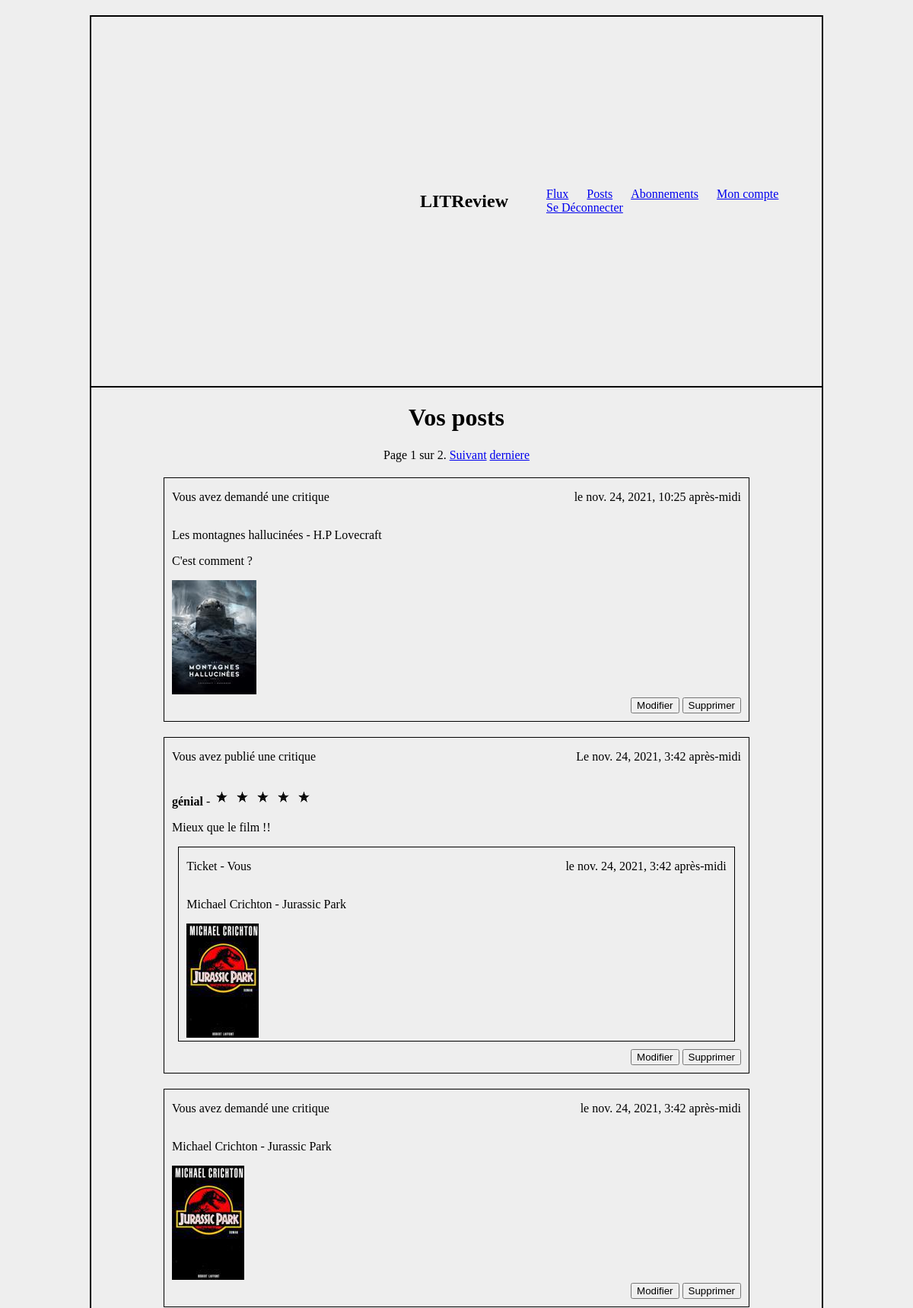
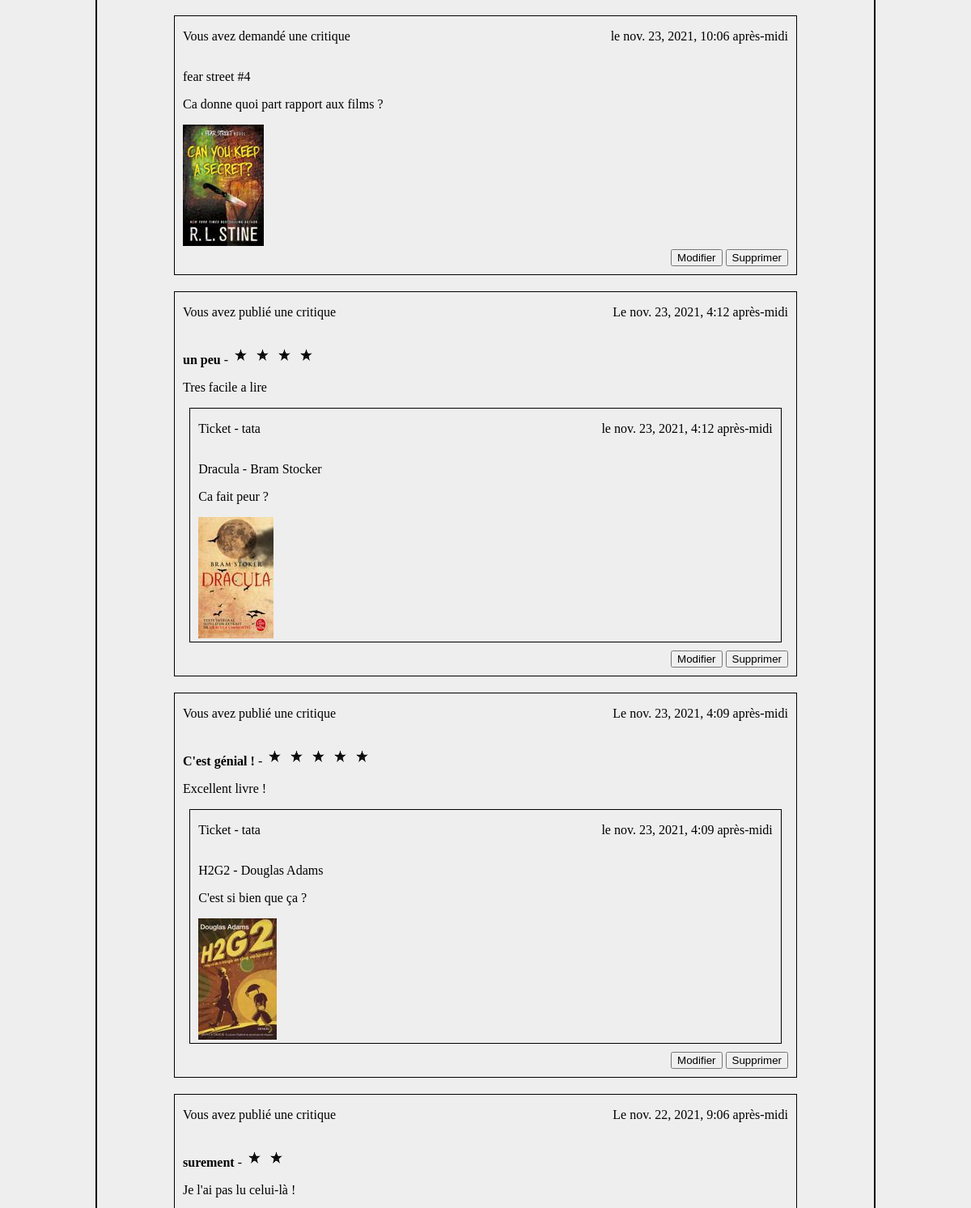
Screenshot of /posts/ (signed in, upper part) with the database file from the repository (2 pictures, top to bottom).
### review/models.py (models this page shows, shortened)
class Ticket(models.Model):
    title = models.CharField(max_length=128)
    description = models.TextField(max_length=2048, blank=True)
    user = models.ForeignKey(to=settings.AUTH_USER_MODEL,
                             on_delete=models.CASCADE)
    image = models.ImageField(null=True, blank=True)
    time_created = models.DateTimeField(auto_now_add=True)
    reviewed = models.BooleanField(default=False)
    IMAGE_MAX_SIZE = (150, 150)

class Review(models.Model):
    ticket = models.ForeignKey(to=Ticket, on_delete=models.CASCADE)
    rating = models.PositiveSmallIntegerField(
        validators=[MinValueValidator(0), MaxValueValidator(5)])
    user = models.ForeignKey(to=settings.AUTH_USER_MODEL,
                             on_delete=models.CASCADE)
    headline = models.CharField(max_length=128)
    body = models.TextField(max_length=8192, blank=True)
    time_created = models.DateTimeField(auto_now_add=True)
    def range_rating(self):
        return range(self.rating)

### review/views.py (the view)
# urls.py: path('posts/', review.views.posts, name='posts'),
@login_required
def posts(request):
    tickets = models.Ticket.objects.filter(user=request.user)
    reviews = models.Review.objects.filter(user=request.user)
    tickets_and_reviews = sorted(chain(tickets, reviews),
                                 key=lambda element: element.time_created,
                                 reverse=True)
    paginator = Paginator(tickets_and_reviews, 10)
    page_number = request.GET.get('page')
    page_obj = paginator.get_page(page_number)
    context = {'instances': page_obj, 'own_post': True}
    return render(request, 'review/posts.html', context)

### review/templatetags/extras.py (called while the page is built)
@register.filter
def model_type(instance):
    return type(instance).__name__

### review/templates/review/posts.html (shortened to what this page needs)
{% extends 'base.html' %}
{% load extras %}
{% block content %}
<h1>Vos posts</h1>
{% include 'review/partials/pagination.html' %}
{% for instance in instances %}
    {% if instance|model_type == 'Ticket' %}
        <div class="ticket">
            {% include 'review/partials/ticket_snippet.html' with ticket=instance %}
        </div>
    {% endif %}
    {% if instance|model_type == 'Review' %}
        <div class="review">
            {% include 'review/partials/review_snippet.html' with review=instance %}
        </div>
    {% endif %}
{% endfor %}
{% endblock %}

### review/templates/review/partials/ticket_snippet.html
 <div class="ticket_head">
    {% if user == ticket.user %}
        <p>Vous avez demandé une critique </p>
{% else %}
        <p>{{ ticket.user }} a demandé une critique</p>
{% endif %}
        <p>le {{ ticket.time_created }}</p>
</div>
{% include 'review/partials/base_ticket.html' %}
{% if own_post %}
    {% if user == ticket.user %}
        <div class="edit">
            <a href="{% url 'edit_ticket' ticket.id %}"><button type="submit">Modifier</button></a>
            <a href="{% url 'delete_ticket' ticket.id %}"><button type="submit">Supprimer</button></a>
        </div>
    {% endif %}
{% endif %}

### review/templates/review/partials/base_ticket.html (shortened to what this page needs)
<div class="ticket_title">
    <p>{{ ticket.title }}</p>
</div>
<div class="content_ticket">
    <p>{{ ticket.description }}</p>
    <img alt="rien" src="{{ ticket.image.url }}">
</div>

### review/templates/review/partials/review_snippet.html
{% load extras %}
{% load static %}
<div class="review_head">
{% if user == review.user %}
    <p>Vous avez publié une critique</p>
{% else %}
    <p>{{ review.user}} a publié une critique</p>
{% endif %}
<p>Le {{ review.time_created }}</p>
</div>
<div class="rating">
    <p><strong>{{ review.headline }}</strong> -
        {% for i in review.range_rating %}
            <img alt="star" src="{% static 'star.png' %}">
        {% endfor %}
    </p>
</div>
<p class="review_body">{{ review.body }}</p>
<div class="ticket_inside">
    {% include 'review/partials/inside_ticket_snippet.html' with  ticket=review.ticket%}
</div>
{% if own_post %}
    {% if user == review.user %}
        <div class="edit">
            <a href="{% url 'edit_review' review.id %}"><button type="submit">Modifier</button></a>
            <a href="{% url 'delete_review' review.id %}"><button type="submit">Supprimer</button></a>
        </div>
    {% endif %}
{% endif %}

### review/templates/review/partials/inside_ticket_snippet.html
 <div class="ticket_head">
    {% if user == ticket.user %}
        <p> Ticket - Vous</p>
    {% else %}
        <p>Ticket - {{ ticket.user }}</p>
    {% endif %}
        <p>le {{ ticket.time_created }}</p>
</div>
<div class="contain_ticket">
    {% include 'review/partials/base_ticket.html' %}
</div>

### static/style.css (style rules this page uses)
html { background-color: #EEE; height: 100%; }
body { height: 90%; border: solid 2px; width: 80%; margin: auto; margin-top: 20px; }
.ticket { border: solid 1px; width: 80%; margin: auto; margin-top: 20px; text-align: left; }
.review { border: solid 1px; width: 80%; margin: auto; margin-top: 20px; text-align: left; }
.ticket_inside { margin: auto; margin-bottom: 10px; width: 95%; border: solid 1px; }
button { margin-bottom: 10px; }
.edit { text-align: right; margin-right: 10px; }
.ticket_head { display: flex; justify-content: space-between; margin: 0 10px; }
.ticket_title { text-align: left; margin-left: 10px; }
.review_head { display: flex; justify-content: space-between; margin: 0 10px; }
.content_ticket { justify-content: left; margin: 0 10px; }
.rating { margin: 0 10px; }
.review_body { margin-left: 10px; }

### rows the page displays
Ticket: shows "Vous avez demandé une critique", time_created "nov. 24, 2021, 10:25 après-midi", title "Les montagnes hallucinées - H.P Lovecraft", description "C'est comment ?", image (picture), shows "Modifier"
Review: shows "Vous avez publié une critique", time_created "nov. 24, 2021, 3:42 après-midi", headline "génial", rating 5 (drawn), body "Mieux que le film !!", shows "Ticket - Vous", image (picture), shows "Modifier"
Ticket: time_created "nov. 24, 2021, 3:42 après-midi", title "Michael Crichton - Jurassic Park", shows "Vous avez demandé une critique", image (picture), shows "Modifier"
Ticket: shows "Vous avez demandé une critique", time_created "nov. 23, 2021, 10:06 après-midi", title "fear street #4", description "Ca donne quoi part rapport aux films ?", image (picture), shows "Modifier"
Review: shows "Vous avez publié une critique", time_created "nov. 23, 2021, 4:12 après-midi", headline "un peu", rating 4 (drawn), body "Tres facile a lire", image (picture), shows "Modifier"
Ticket: user "tata", time_created "nov. 23, 2021, 4:12 après-midi", title "Dracula - Bram Stocker", description "Ca fait peur ?"
Review: shows "Vous avez publié une critique", time_created "nov. 23, 2021, 4:09 après-midi", headline "C'est génial !", rating 5 (drawn), body "Excellent livre !", image (picture), shows "Modifier"
Ticket: user "tata", time_created "nov. 23, 2021, 4:09 après-midi", title "H2G2 - Douglas Adams", description "C'est si bien que ça ?"
Review: shows "Vous avez publié une critique", time_created "nov. 22, 2021, 9:06 après-midi", headline "surement", rating 2 (drawn), body "Je l'ai pas lu celui-là !"

### other values shown
{{ instances.number }} "1"
{{ instances.paginator.num_pages }} "2"
